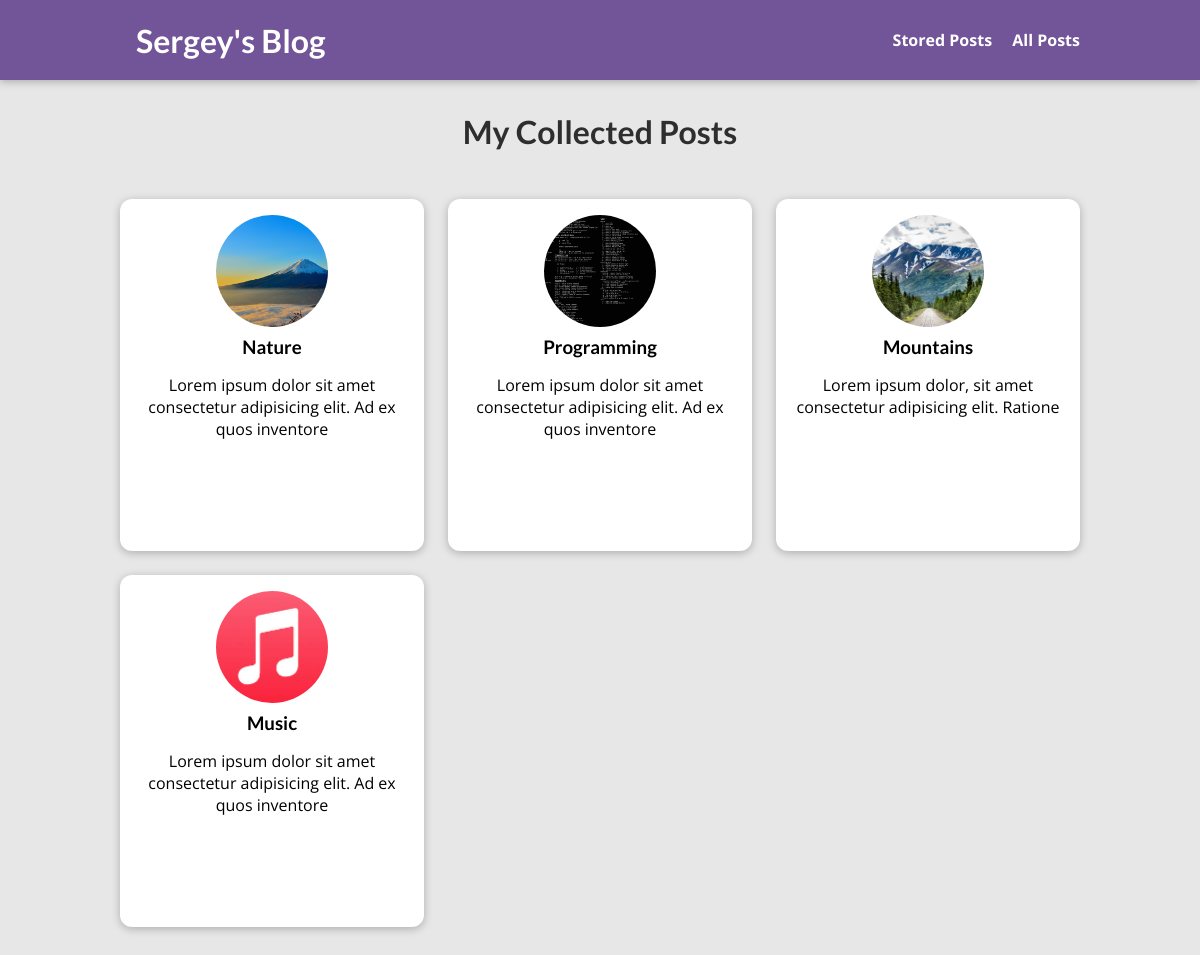
The app's page /posts, older data.
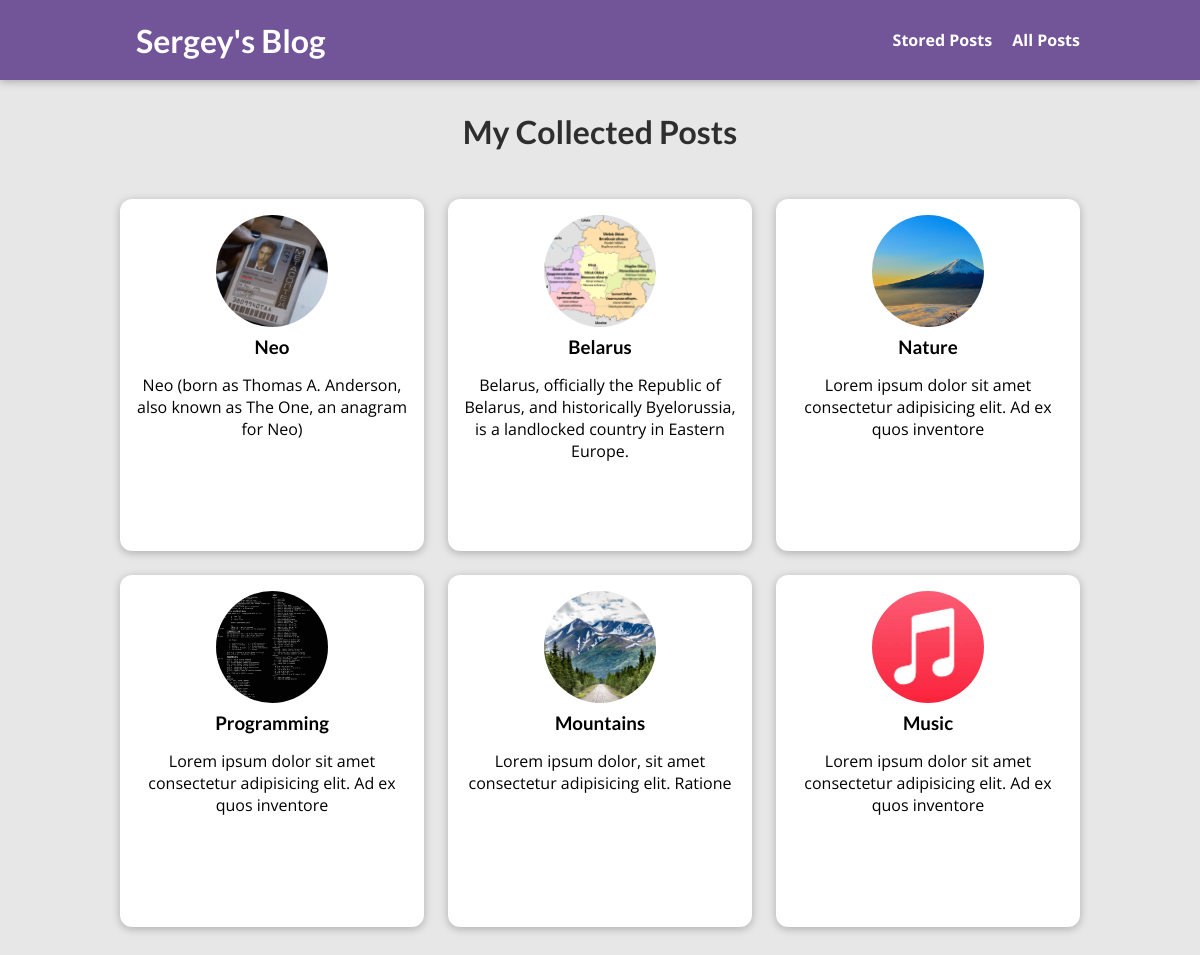
The same page, newer data.
### blog/models.py (models this page shows, shortened)
class Post(models.Model):
    title = models.CharField(max_length=150)
    excerpt = models.CharField(max_length=200)
    image = models.ImageField(upload_to="posts", null=True)
    date = models.DateField(auto_now=True)
    slug = models.SlugField(unique=True, db_index=True)
    content = models.TextField(validators=[MinLengthValidator(10)])
    author = models.ForeignKey(
        Author, on_delete=models.SET_NULL, null=True, related_name="posts")
    tags = models.ManyToManyField(Tag)

### blog/views.py (the view)
# urls.py: path("posts", views.AllPostsView.as_view(), name="posts-page"),
class AllPostsView(ListView):
    template_name = "blog/all-posts.html"
    model = Post
    ordering = ["-date"]
    context_object_name = "all_posts"

### blog/templates/blog/all-posts.html (shortened to what this page needs)
{% extends 'base.html' %}
{% load static %}
{% block css_files %}
    <link rel="stylesheet" href="{% static 'blog/post.css' %}" />
    <link rel="stylesheet" href="{% static 'blog/all-posts.css' %}" />
{% endblock %}
{% block content %}
<section id="all-posts">
    <h2>My Collected Posts</h2>
    <ul>
        {% for post in all_posts %}
            {% include 'blog/includes/post.html' %}
        {% endfor %}
    </ul>
</section>
{% endblock %}

### blog/templates/blog/includes/post.html
<li>
    <article class="post">
        <a href='{% url "post-detail-page" post.slug %}'>
            <img src='{{ post.image.url }}' alt="{{ post.title }}" />
            <div class="post__content">
                <h3>{{ post.title }}</h3>
                <p>
                    {{ post.excerpt }}
                </p>
            </div>
        </a>
    </article>
</li>

Row changes from the older to the newer data that the page shows:
added Post: image (picture), title "Neo", excerpt "Neo (born as Thomas A. Anderson, also known as The One, an anagram for Neo)"
added Post: image (picture), title "Belarus", excerpt "Belarus, officially the Republic of Belarus, and historically Byelorussia, is a landlocked country in Eastern Europe."
